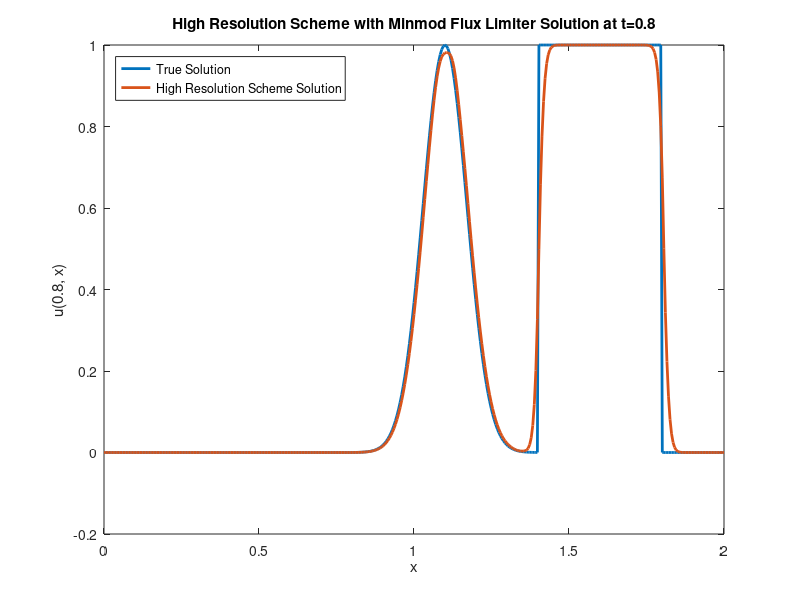

The MATLAB source for this figure:
u0 = @(x) (x >= 0 & x<=0.6) .* exp(-100 .* (x-0.3).^2) + (x > 0.6 & x <= 1);
uexact = @(x, t) u0(x - t);
phi = @(theta) max(0, min(1, theta));

N = 200;
dx = 1 / (N + 1);
dt = 0.8 * dx;

xvals = 0:dx:2;
tvals = 0:dt:1;

[T, X] = meshgrid(tvals, xvals);

sol1 = zeros(length(xvals), 1);  %solution at t=0.5
sol2 = zeros(length(xvals), 1);  %solution at t=0.8

U = zeros(length(xvals), length(tvals));
U(:, 1) = u0(xvals);

for k = 2:length(tvals)
    U(2, k) = U(2, k-1) - (dt / (2 * dx)) * (U(3, k-1) - U(1, k-1)) + ...
            (dt^2 / (2 * dx^2)) * (U(3, k-1) - 2 * U(2, k-1) + U(1, k-1));
    for j = 3:(length(xvals)-1)
        theta1 = (U(j, k-1) - U(j-1, k-1)) / (U(j+1, k-1) - U(j, k-1));
        theta2 = (U(j-1, k-1) - U(j-2, k-1)) / (U(j, k-1) - U(j-1, k-1));
        F1 = U(j, k-1) + (1/2) * (1-(dt/dx)) * (U(j+1, k-1) - U(j, k-1)) * phi(theta1);
        F2 = U(j-1, k-1) + (1/2) * (1-(dt/dx)) * (U(j, k-1) - U(j-1, k-1)) * phi(theta2);
        U(j, k) = U(j, k-1) - (dt / dx) * (F1 - F2);
    end
    U(end, k) = (1 - dt/dx) * U(end, k-1) + (dt/dx) * U(end-1, k-1);
    if (tvals(k) >= 0.5 && norm(sol1) == 0)
        sol1 = U(:, k);
    end
    if (tvals(k) >= 0.8 && norm(sol2) == 0)
        sol2 = U(:, k);
    end
end

plot(xvals, uexact(xvals, 0.8), "LineWidth", 2)
hold on;
plot(xvals, sol2, "LineWidth", 2)
title("High Resolution Scheme with Minmod Flux Limiter Solution at t=0.8")
legend({"True Solution", "High Resolution Scheme Solution"}, 'Location', 'northwest')
xlabel("x")
ylabel("u(0.8, x)")